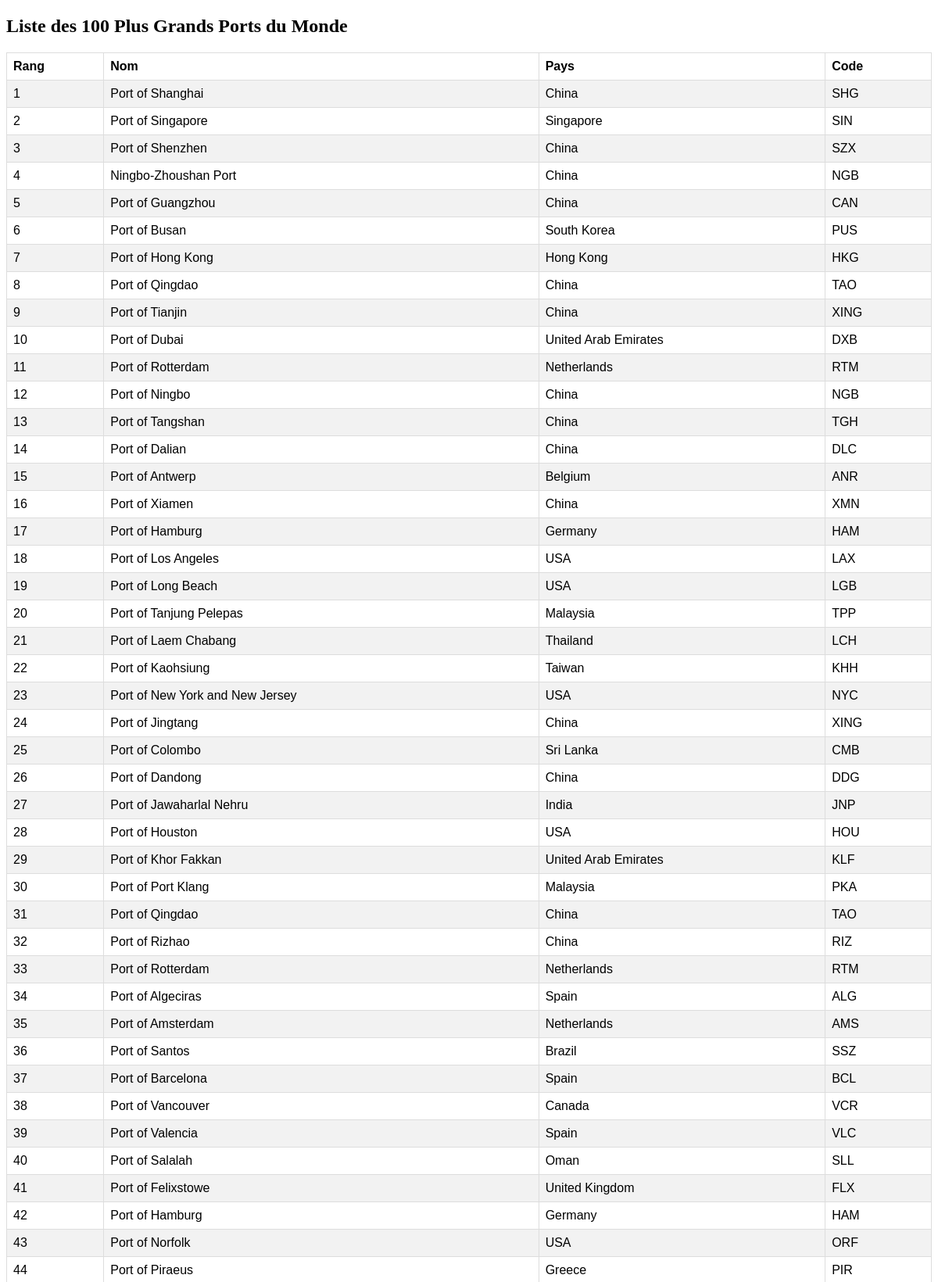
The app's page /app/ports.php (upper part) with its own data.
### tables this page shows
CREATE TABLE port (
    id INT AUTO_INCREMENT PRIMARY KEY,
    rank INT,
    name VARCHAR(255),
    country VARCHAR(255),
    code VARCHAR(10)
);

### app/ports.php (the view, shortened to what this page needs)
<!DOCTYPE html>
<html>
<head>
</head>
<body>
<h2>Liste des 100 Plus Grands Ports du Monde</h2>
<table>
    <tr>
        <th>Rang</th>
        <th>Nom</th>
        <th>Pays</th>
        <th>Code</th>
    </tr>
    <?php
    $servername = "db";
    $username = "user";
    $password = "root";
    $dbname = "mariadb";
    $conn = new mysqli($servername, $username, $password, $dbname);
    $sql = "SELECT rank, name, country, code FROM port LIMIT 100";
    $result = $conn->query($sql);
    if ($result->num_rows > 0) {
        while($row = $result->fetch_assoc()) {
            echo "<tr><td>" . $row["rank"] . "</td><td>" . $row["name"] . "</td><td>" . $row["country"] . "</td><td>" . $row["code"] . "</td></tr>";
        }
    } else {
        echo "Aucun port";
    }
    ?>
</table>
</body>
</html>

### app/ports.php (style rules this page uses)
table { font-family: arial, sans-serif; border-collapse: collapse; width: 100%; }
th, td { border: 1px solid #dddddd; text-align: left; padding: 8px; }
tr:nth-child(even) { background-color: #f2f2f2; }

### records on screen
port: rank "1", name "Port of Shanghai", country "China", code "SHG"
port: rank "2", name "Port of Singapore", country "Singapore", code "SIN"
port: rank "3", name "Port of Shenzhen", country "China", code "SZX"
port: rank "4", name "Ningbo-Zhoushan Port", country "China", code "NGB"
port: rank "5", name "Port of Guangzhou", country "China", code "CAN"
port: rank "6", name "Port of Busan", country "South Korea", code "PUS"
port: rank "7", name "Port of Hong Kong", country "Hong Kong", code "HKG"
port: rank "8", name "Port of Qingdao", country "China", code "TAO"
port: rank "9", name "Port of Tianjin", country "China", code "XING"
port: rank "10", name "Port of Dubai", country "United Arab Emirates", code "DXB"
port: rank "11", name "Port of Rotterdam", country "Netherlands", code "RTM"
port: rank "12", name "Port of Ningbo", country "China", code "NGB"
port: rank "13", name "Port of Tangshan", country "China", code "TGH"
port: rank "14", name "Port of Dalian", country "China", code "DLC"
port: rank "15", name "Port of Antwerp", country "Belgium", code "ANR"
port: rank "16", name "Port of Xiamen", country "China", code "XMN"
port: rank "17", name "Port of Hamburg", country "Germany", code "HAM"
port: rank "18", name "Port of Los Angeles", country "USA", code "LAX"
port: rank "19", name "Port of Long Beach", country "USA", code "LGB"
port: rank "20", name "Port of Tanjung Pelepas", country "Malaysia", code "TPP"
port: rank "21", name "Port of Laem Chabang", country "Thailand", code "LCH"
port: rank "22", name "Port of Kaohsiung", country "Taiwan", code "KHH"
port: rank "23", name "Port of New York and New Jersey", country "USA", code "NYC"
port: rank "24", name "Port of Jingtang", country "China", code "XING"
port: rank "25", name "Port of Colombo", country "Sri Lanka", code "CMB"
port: rank "26", name "Port of Dandong", country "China", code "DDG"
port: rank "27", name "Port of Jawaharlal Nehru", country "India", code "JNP"
port: rank "28", name "Port of Houston", country "USA", code "HOU"
port: rank "29", name "Port of Khor Fakkan", country "United Arab Emirates", code "KLF"
port: rank "30", name "Port of Port Klang", country "Malaysia", code "PKA"
port: rank "31", name "Port of Qingdao", country "China", code "TAO"
port: rank "32", name "Port of Rizhao", country "China", code "RIZ"
port: rank "33", name "Port of Rotterdam", country "Netherlands", code "RTM"
port: rank "34", name "Port of Algeciras", country "Spain", code "ALG"
port: rank "35", name "Port of Amsterdam", country "Netherlands", code "AMS"
port: rank "36", name "Port of Santos", country "Brazil", code "SSZ"
port: rank "37", name "Port of Barcelona", country "Spain", code "BCL"
port: rank "38", name "Port of Vancouver", country "Canada", code "VCR"
port: rank "39", name "Port of Valencia", country "Spain", code "VLC"
port: rank "40", name "Port of Salalah", country "Oman", code "SLL"
port: rank "41", name "Port of Felixstowe", country "United Kingdom", code "FLX"
port: rank "42", name "Port of Hamburg", country "Germany", code "HAM"
port: rank "43", name "Port of Norfolk", country "USA", code "ORF"
port: rank "44", name "Port of Piraeus", country "Greece", code "PIR"
